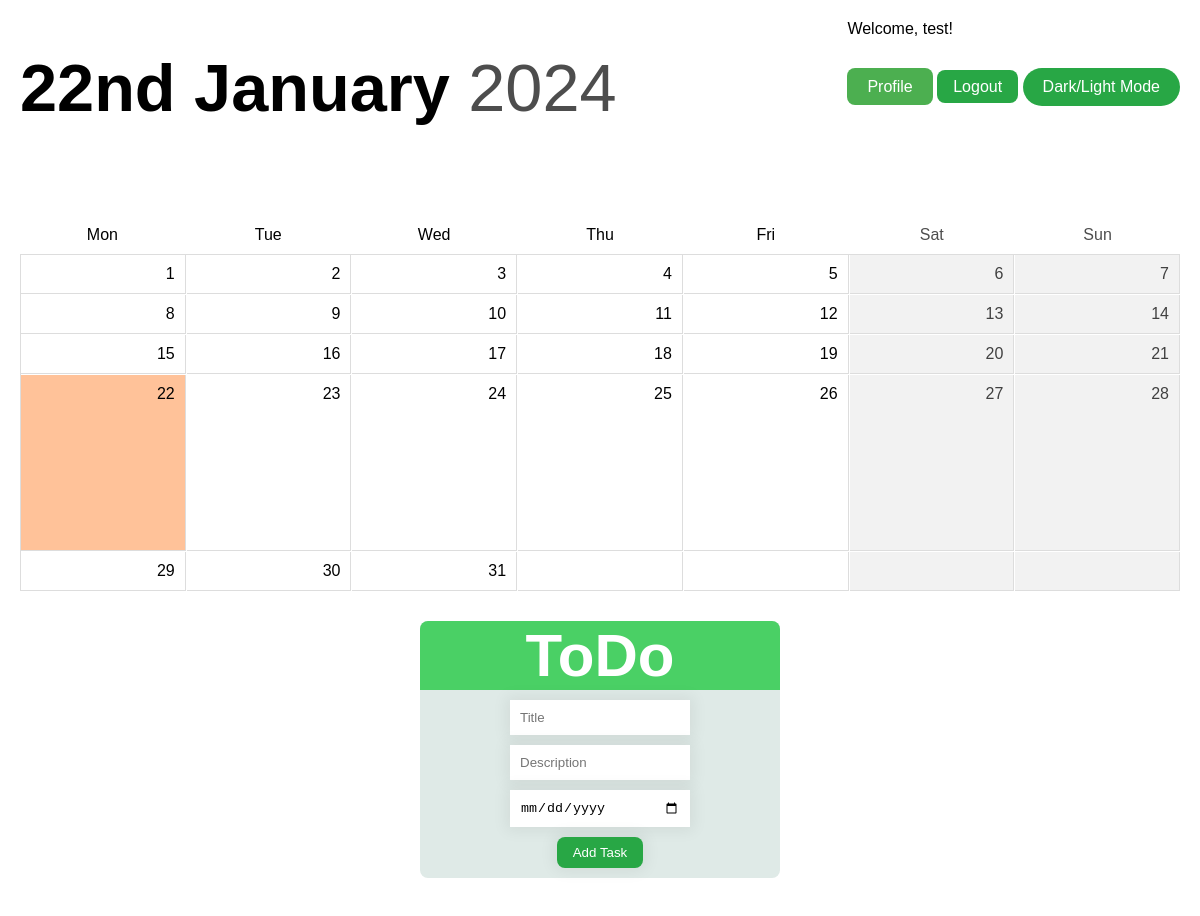
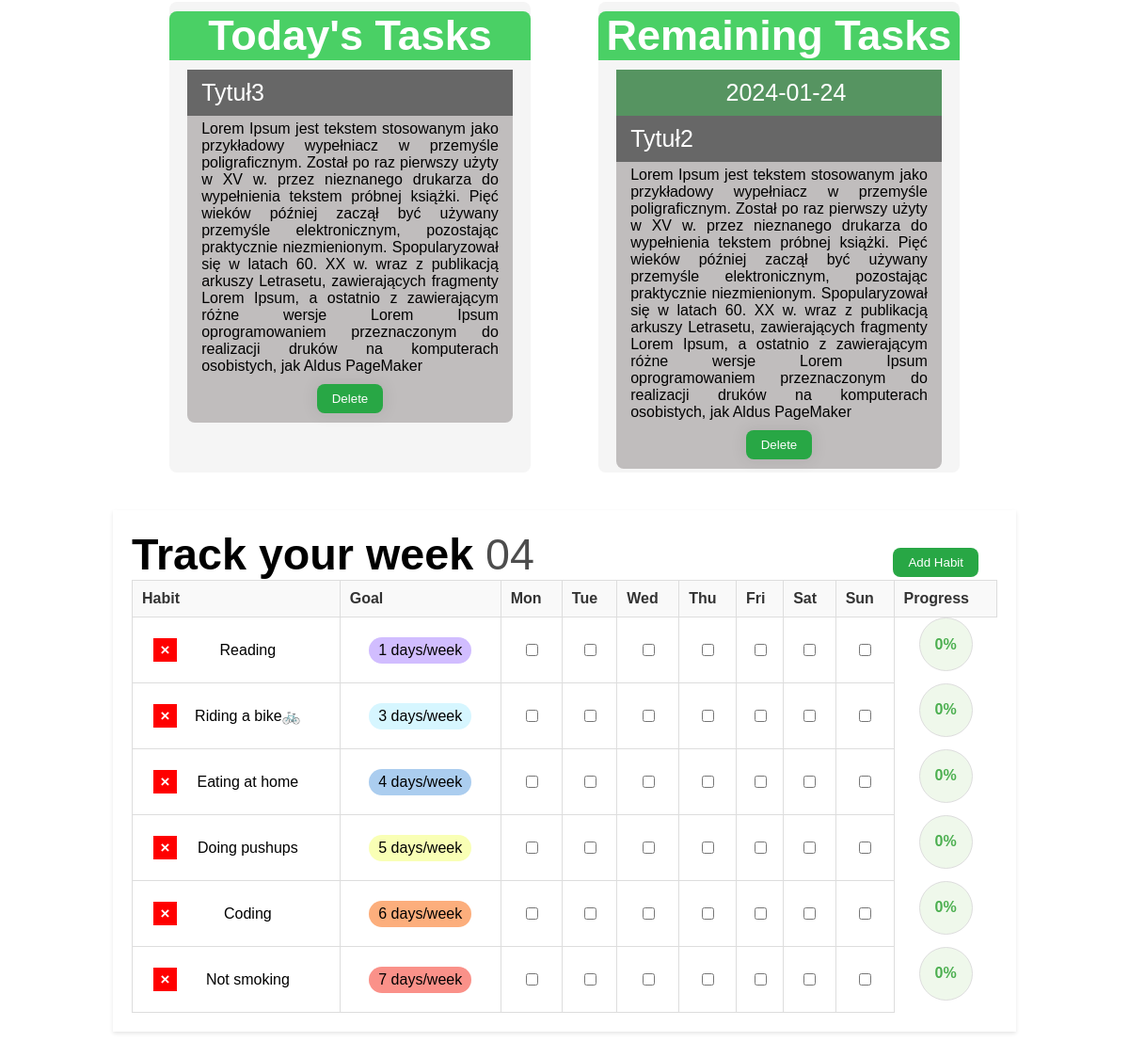
Screenshot of / (signed in) with the database file from the repository (2 pictures, top to bottom).
### app.py (models this page shows)
class User(db.Model):
    id = db.Column(db.Integer, primary_key=True)
    username = db.Column(db.String(80), unique=True, nullable=False)
    password = db.Column(db.String(120), nullable=False)
    profile_pic = db.Column(db.String(120), nullable=True)

class Task(db.Model):
    id = db.Column(db.Integer, primary_key=True)
    title = db.Column(db.String(80), nullable=False)
    description = db.Column(db.String(200), nullable=False)
    day = db.Column(db.String(20), nullable=False)
    user_id = db.Column(db.Integer, db.ForeignKey('user.id'), nullable=False)
    user = db.relationship('User', backref=db.backref('tasks', lazy=True))

class Habit(db.Model):
    id = db.Column(db.Integer, primary_key=True)
    habit_name = db.Column(db.String(100), nullable=False)
    goal_days = db.Column(db.Integer, nullable=False)
    user_id = db.Column(db.Integer, db.ForeignKey('user.id'), nullable=False)
    user = db.relationship('User', backref=db.backref('habits', lazy=True))

### app.py (the view)
@app.route('/')
def home():
    if 'user_id' not in session:
        return redirect(url_for('login'))
    user_id = session['user_id']
    user = User.query.get(user_id)
    if user:
        calendar_data = generate_calendar_data()
        now = datetime.datetime.now()
        week_of_year = now.strftime("%V")
        week_of_year = week_of_year.zfill(2)
    if user:
        calendar_data = generate_calendar_data()
        now = datetime.datetime.now()
        week_of_year = now.strftime("%V")
        habits = Habit.query.filter_by(user_id=user.id).all()
        habit_logs = HabitLog.query.filter(
            HabitLog.habit_id.in_([habit.id for habit in habits]),
            db.extract('month', HabitLog.log_date) == datetime.datetime.now().month
        ).all()
        habit_tracking_data = {}
        for habit in habits:
            habit_logs_for_habit = [log for log in habit_logs if log.habit_id == habit.id]
            habit_tracking_data[habit.id] = {
                'habit_name': habit.habit_name,
                'goal_days': habit.goal_days,
                'logs': {log.log_date.day: log.progress for log in habit_logs_for_habit}
            }
        now = datetime.datetime.now()
        formatted_date = f"{ordinal(now.day)} {now.strftime('%B')}"
        current_year = f"{now.strftime('%Y')}"
        checkbox_states = get_checkbox_states(user.id)
        tasks = Task.query.filter_by(user_id=user.id).all()
        today = datetime.datetime.today().date()
        tasks_today = Task.query.filter_by(user_id=user.id, day=today).all()
        tasks_remaining = Task.query.filter(Task.user_id == user.id, Task.day > today).all()
        return render_template('index.html', user=user, calendar_data=calendar_data,
                               formatted_date=formatted_date, current_year=current_year, username=user.username,
                               habits=habits, habit_tracking_data=habit_tracking_data, checkbox_states=checkbox_states,
                               tasks=tasks, tasks_today=tasks_today, tasks_remaining=tasks_remaining, week_of_year=week_of_year)
    else:
        return redirect(url_for('login'))

### app.py (called while the page is built)
def generate_calendar_data(year=None, month=None):
    now = datetime.datetime.now()
    current_year = year or now.year
    current_month = month or now.month
    _, days_in_month = calendar.monthrange(current_year, current_month)
    first_day_of_month = datetime.date(current_year, current_month, 1)
    first_day_of_week = first_day_of_month.weekday()
    leading_empty_cells = first_day_of_week
    calendar_grid = [None] * leading_empty_cells + list(range(1, days_in_month + 1))
    trailing_empty_cells = (7 - (len(calendar_grid) % 7)) % 7
    calendar_grid += [None] * trailing_empty_cells
    calendar_grid_2d = [calendar_grid[i:i+7] for i in range(0, len(calendar_grid), 7)]
    calendar_data = {
        'current_date': now.strftime("%B %Y"),
        'days_in_month': calendar_grid_2d,
        'current_day': now.day,
    }
    return calendar_data

def ordinal(number):
    if 10 <= number % 100 <= 20:
        suffix = 'th'
    else:
        suffix = {1: 'st', 2: 'nd', 3: 'rd'}.get(number % 10, 'th')
    return f"{number}{suffix}"

def get_checkbox_states(user_id):
    checkbox_states = {}
    habit_logs = HabitLog.query.join(Habit).filter(Habit.user_id == user_id).all()
    for log in habit_logs:
        checkbox_states[(log.habit_id, log.day_index)] = log.checked
    return checkbox_states

### templates/index.html (shortened to what this page needs)
<!DOCTYPE html>
<html lang="en">
<head>
        <link rel="stylesheet" href="../static/style.css">
</head>
<body>
    <div id="top-bar">
        <div id="date">
            <span class="formatted-date">{{ formatted_date }}</span>
            <span class="current-year">{{ current_year }}</span>
        </div>
        <div id="account">
            {% if username %}
            <span class="username">Welcome, {{ username }}!</span>
            <a href="/profile" class="profile-button">Profile</a>
            <a href="{{ url_for('logout') }}" class="logout-button">Logout</a>
            {% endif %}
            <button class="toggle-dark-mode" onclick="toggleDarkMode()">Dark/Light Mode</button>
        </div>
    </div>
    <div id="calendar">
        <div id="weekdays">
            <div class="name">Mon</div>
            <div class="name">Tue</div>
            <div class="name">Wed</div>
            <div class="name">Thu</div>
            <div class="name">Fri</div>
            <div class="weekend">Sat</div>
            <div class="weekend">Sun</div>
        </div>
        <div id="month-view">
            {% for week in calendar_data.days_in_month %}
            {% for day in week %}
            {% if day %}
            {% if day == calendar_data.current_day %}
            <div class="day current-day">{{ day }}</div>
            {% else %}
            <div class="day">{{ day }}</div>
            {% endif %}
            {% else %}
            <div class="day"></div>
            {% endif %}
            {% endfor %}
            {% endfor %}
        </div>
    </div>
    <div class="to-do">
        <div class="to-do-head">
            <h1>ToDo</h1>
        </div>
        <form method="POST" action="/add_task">
            <input type="text" name="title" placeholder="Title" class="field">
            <input type="text" name="description" placeholder="Description" class="field">
            <input type="date" name="day" class="field">
            <input type="submit" value="Add Task" class="tasks-button">
        </form>
    </div>
    <div class="task-container">
        <div class="t-tasks">
            <div class="t-tasks-header">
                <h2>Today's Tasks</h2>
            </div>
            {% for task in tasks_today %}
                <div class="tasks">
                    <p class="task-title">{{ task.title }}</p>
                    <p class="task-d">{{ task.description }}</p>
                    <button type="button" class="tasks-button" onclick="location.href='/delete_task/{{ task.id }}'">Delete</button>
                </div>
            {% endfor %}
        </div>
        <div class="r-tasks">
            <div class="r-tasks-header">
                <h2>Remaining Tasks</h2>
            </div>
            {% for task in tasks_remaining %}
                <div class="tasks">
                    <p class="task-day">{{ task.day }}</p>
                    <p class="task-title">{{ task.title }} </p>
                    <p class="task-d">{{ task.description }}</p>
                    <button type="button" class="tasks-button" onclick="location.href='/delete_task/{{ task.id }}'">Delete</button>
                </div>
            {% endfor %}
        </div>
    </div>
    <div class="tracker-container">
        <header>
            <div id="weektitle">
                <span class="formatted-date">Track your week</span>
                <span class="current-year">{{ week_of_year }}</span>
            </div>
            <button class="addHabitButton">Add Habit</button>
        </header>
        <table class="habit-tracker">
            <thead>
              <tr>
                <th>Habit</th>
                <th>Goal</th>
                {% for day in ['Mon', 'Tue', 'Wed', 'Thu', 'Fri', 'Sat', 'Sun'] %}
                  <th>{{ day }}</th>
                {% endfor %}
                <th class="progressColumn">Progress</th>
              </tr>
            </thead>
            <tbody>
              {% for habit in habits %}
                <tr>
                    <td>
                        <table class="nested-table">
                            <tr>
                                <td class="nested-td">
                                    <form action="{{ url_for('delete_habit', habit_id=habit.id) }}" method="POST">
                                        <input type="submit" value="&#215" class="delete-button">
                                    </form>
                                    <div class="habit">
                                        {{ habit.habit_name }}
                                    </div>
                                </td>
                            </tr>
                        </table>
                    </td>
                    <td class="goalColumn"><span class="goal-days">{{ habit.goal_days }} days/week</span></td>
                    {% for day in ['Mon', 'Tue', 'Wed', 'Thu', 'Fri', 'Sat', 'Sun'] %}
                        <td class="checkboxColumn">
                           <input
                               type="checkbox"
                               data-habit-id="{{ habit.id }}"
                               data-day-index="{{ loop.index }}"
                           >
                        </td>
                    {% endfor %}
                    <td class="progress habit-{{ habit.id }}-progress">0%</td>
                </tr>
            </tbody>
          {% endfor %}
        </table>
    </div>
</body>
</html>

### rows the page displays
User: username "test"
Task: title "Tytuł3", description "Lorem Ipsum jest tekstem stosowanym jako przykładowy wypełniacz w przemyśle poligraficznym. Został po raz pierwszy użyty w XV w. przez nieznanego drukarza do wypełnienia tekstem próbnej książki. Pięć wieków później zaczął być używany przemyśle elektronicznym, pozostając praktycznie niezmienionym. Spopularyzował się w latach 60. XX w. wraz z publikacją arkuszy Letrasetu, zawierających fragmenty Lorem Ipsum, a ostatnio z zawierającym różne wersje Lorem Ipsum oprogramowaniem przeznaczonym do realizacji druków na komputerach osobistych, jak Aldus PageMaker"
Task: day "2024-01-24", title "Tytuł2", description "Lorem Ipsum jest tekstem stosowanym jako przykładowy wypełniacz w przemyśle poligraficznym. Został po raz pierwszy użyty w XV w. przez nieznanego drukarza do wypełnienia tekstem próbnej książki. Pięć wieków później zaczął być używany przemyśle elektronicznym, pozostając praktycznie niezmienionym. Spopularyzował się w latach 60. XX w. wraz z publikacją arkuszy Letrasetu, zawierających fragmenty Lorem Ipsum, a ostatnio z zawierającym różne wersje Lorem Ipsum oprogramowaniem przeznaczonym do realizacji druków na komputerach osobistych, jak Aldus PageMaker"
Habit: habit_name "Reading", goal_days "1"
Habit: habit_name "Riding a bike🚲", goal_days "3"
Habit: habit_name "Eating at home", goal_days "4"
Habit: habit_name "Doing pushups", goal_days "5"
Habit: habit_name "Coding", goal_days "6"
Habit: habit_name "Not smoking", goal_days "7"

### other values shown
{{ current_year }} "2024"
{{ day }} "1" "2" "3" "4" "5" "6" "7" "8" "9" "10" "11" "12" "13" "14" "15" "16" "17" "18" "19" "20" "21" "23" "24" "25" "26" "27" "28" "29" "30" "31"
{{ day }} "22"
{{ week_of_year }} "04"
{{ day }} "Mon" "Tue" "Wed" "Thu" "Fri" "Sat" "Sun"
